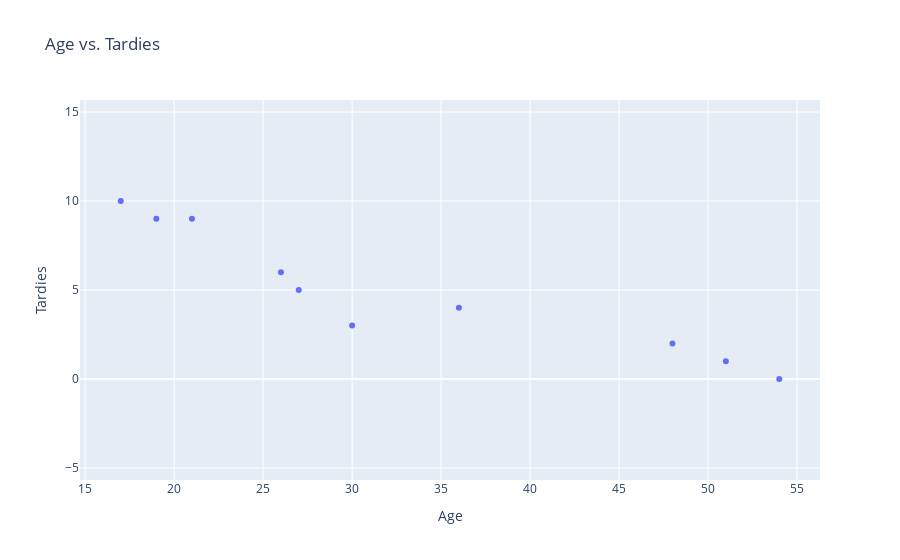

Write notebook code for a chart like this one.
### Markdown cell above
Draw a dispersion diagram (scatter plot) for the data.

### Code cell
fig = px.scatter(student_data, x = "Age", y = "Tardies", title="Age vs. Tardies")
fig.update_yaxes(scaleanchor="x", scaleratio=1) 
fig.show()

### Figure 1 — Plotly figure (JSON) as saved in the notebook; plotly's stock layout.template omitted (floating-point values rounded to 4 significant figures)
{"data": [{"hovertemplate": "Age=%{x}<br>Tardies=%{y}<extra></extra>", "legendgroup": "", "marker": {"color": "#636efa", "symbol": "circle"}, "mode": "markers", "name": "", "orientation": "v", "showlegend": false, "type": "scatter", "x": [17, 51, 27, 21, 36, 48, 19, 26, 54, 30], "xaxis": "x", "y": [10, 1, 5, 9, 4, 2, 9, 6, 0, 3], "yaxis": "y"}], "layout": {"legend": {"tracegroupgap": 0}, "title": {"text": "Age vs. Tardies"}, "xaxis": {"anchor": "y", "domain": [0, 1], "title": {"text": "Age"}}, "yaxis": {"anchor": "x", "domain": [0, 1], "scaleanchor": "x", "scaleratio": 1, "title": {"text": "Tardies"}}}}
